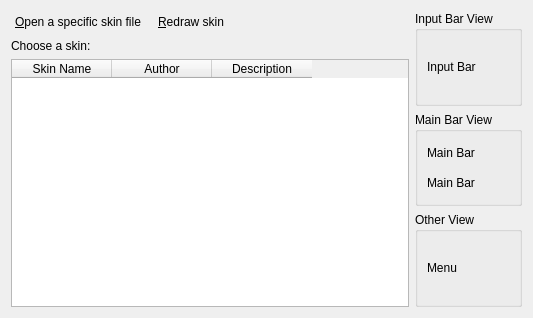
<?xml version="1.0" encoding="UTF-8"?>
<ui version="4.0">
 <class>MainWindow</class>
 <widget class="QWidget" name="MainWindow">
  <property name="geometry">
   <rect>
    <x>0</x>
    <y>0</y>
    <width>533</width>
    <height>318</height>
   </rect>
  </property>
  <property name="windowTitle">
   <string>Fcitx Skin Viewer</string>
  </property>
  <layout class="QGridLayout" name="gridLayout_5">
   <item row="0" column="0">
    <layout class="QHBoxLayout" name="horizontalLayout_2">
     <item>
      <layout class="QVBoxLayout" name="verticalLayout_3">
       <item>
        <layout class="QHBoxLayout" name="horizontalLayout">
         <item>
          <widget class="QPushButton" name="openButton">
           <property name="text">
            <string>&amp;Open a specific skin file</string>
           </property>
           <property name="flat">
            <bool>true</bool>
           </property>
          </widget>
         </item>
         <item>
          <widget class="QPushButton" name="redrawButton">
           <property name="text">
            <string>&amp;Redraw skin</string>
           </property>
           <property name="flat">
            <bool>true</bool>
           </property>
          </widget>
         </item>
         <item>
          <spacer name="horizontalSpacer">
           <property name="orientation">
            <enum>Qt::Horizontal</enum>
           </property>
           <property name="sizeHint" stdset="0">
            <size>
             <width>40</width>
             <height>20</height>
            </size>
           </property>
          </spacer>
         </item>
        </layout>
       </item>
       <item>
        <widget class="QLabel" name="chooseSkinLabel">
         <property name="text">
          <string>Choose a skin:</string>
         </property>
        </widget>
       </item>
       <item>
        <widget class="QTableWidget" name="skinChooseTable">
         <property name="editTriggers">
          <set>QAbstractItemView::NoEditTriggers</set>
         </property>
         <property name="selectionMode">
          <enum>QAbstractItemView::SingleSelection</enum>
         </property>
         <property name="selectionBehavior">
          <enum>QAbstractItemView::SelectRows</enum>
         </property>
         <property name="gridStyle">
          <enum>Qt::NoPen</enum>
         </property>
         <attribute name="verticalHeaderVisible">
          <bool>false</bool>
         </attribute>
         <column>
          <property name="text">
           <string>Skin Name</string>
          </property>
         </column>
         <column>
          <property name="text">
           <string>Author</string>
          </property>
         </column>
         <column>
          <property name="text">
           <string>Description</string>
          </property>
         </column>
        </widget>
       </item>
      </layout>
     </item>
     <item>
      <layout class="QGridLayout" name="gridLayout_3">
       <item row="0" column="0">
        <widget class="QGroupBox" name="groupBox">
         <property name="title">
          <string>Input Bar View</string>
         </property>
         <layout class="QGridLayout" name="gridLayout_4">
          <item row="0" column="0">
           <widget class="QLabel" name="inputWindowLabel">
            <property name="contextMenuPolicy">
             <enum>Qt::NoContextMenu</enum>
            </property>
            <property name="text">
             <string>Input Bar</string>
            </property>
           </widget>
          </item>
         </layout>
        </widget>
       </item>
       <item row="1" column="0">
        <widget class="QGroupBox" name="groupBox_2">
         <property name="title">
          <string>Main Bar View</string>
         </property>
         <layout class="QGridLayout" name="gridLayout_2">
          <item row="0" column="0">
           <layout class="QVBoxLayout" name="verticalLayout_2">
            <item>
             <widget class="QLabel" name="mainBarLabel">
              <property name="text">
               <string>Main Bar</string>
              </property>
             </widget>
            </item>
            <item>
             <widget class="QLabel" name="mainBarLabel_2">
              <property name="text">
               <string>Main Bar</string>
              </property>
             </widget>
            </item>
           </layout>
          </item>
         </layout>
        </widget>
       </item>
       <item row="2" column="0">
        <widget class="QGroupBox" name="groupBox_3">
         <property name="title">
          <string>Other View</string>
         </property>
         <layout class="QGridLayout" name="gridLayout">
          <item row="0" column="0">
           <widget class="QLabel" name="menuLabel">
            <property name="text">
             <string>Menu</string>
            </property>
           </widget>
          </item>
         </layout>
        </widget>
       </item>
      </layout>
     </item>
    </layout>
   </item>
  </layout>
 </widget>
 <tabstops>
  <tabstop>skinChooseTable</tabstop>
  <tabstop>openButton</tabstop>
  <tabstop>redrawButton</tabstop>
 </tabstops>
 <resources/>
 <connections/>
</ui>
